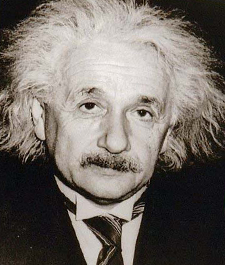
#> input picture HW2_ImageFiltering_and_HybridImages/code/1 einstein.bmp, 225 x 265 px
$ python 'Wenyan Bi_hw2.py'   (Python 2 division)   (older library calls are emulated)
#> lines starting #> are read from the running program, lines starting #| are printed output that depends on the picture
# -*- coding: utf-8 -*-
"""
Created on Thu Feb  5 15:39:14 2015

@author: Wenyan Bi
"""

import numpy as np
from scipy import ndimage
import matplotlib.pyplot as plt
from scipy import misc
from PIL import Image
import math as e

####################  filter #############################
# [56 lines left out: functions imfilter, gauss, not called in this run]


################  input image    #########################
img1=Image.open('1 einstein.bmp')
#> img1 is the input picture: PIL image 225x265 RGB; mean R, G, B 115.7, 108.7, 102.6
img2=Image.open('1 marilyn.bmp')
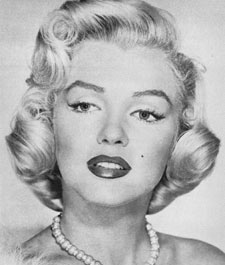
#> input picture HW2_ImageFiltering_and_HybridImages/code/1 marilyn.bmp, 225 x 265 px
#> img2 is the input picture: PIL image 225x265 RGB; min 13, max 244, mean 177.2
img3=Image.open('2 cat.bmp')
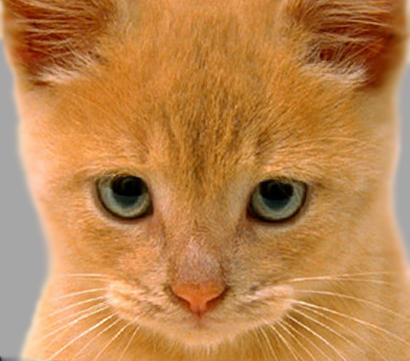
#> input picture HW2_ImageFiltering_and_HybridImages/code/2 cat.bmp, 410 x 361 px
#> img3 is the input picture: PIL image 410x361 RGB; mean R, G, B 188.3, 132.5, 77.1
img4=Image.open('2 dog.bmp')
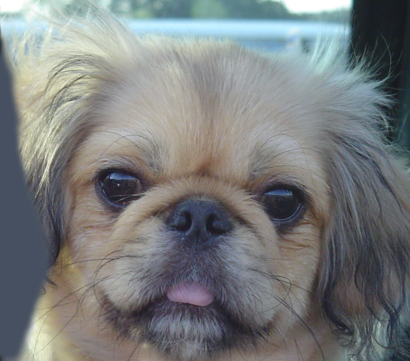
#> input picture HW2_ImageFiltering_and_HybridImages/code/2 dog.bmp, 410 x 361 px
#> img4 is the input picture: PIL image 410x361 RGB; mean R, G, B 121.2, 124.5, 125
img5=Image.open('3 plane.bmp')
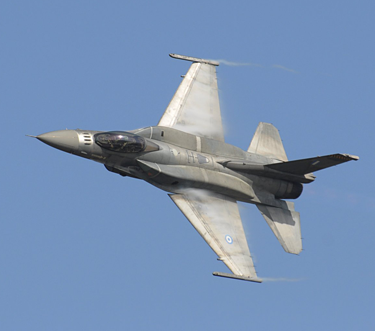
#> input picture HW2_ImageFiltering_and_HybridImages/code/3 plane.bmp, 375 x 331 px
#> img5 is the input picture: PIL image 375x331 RGB; mean R, G, B 119.8, 145, 180.2
img6=Image.open('3 bird.bmp')
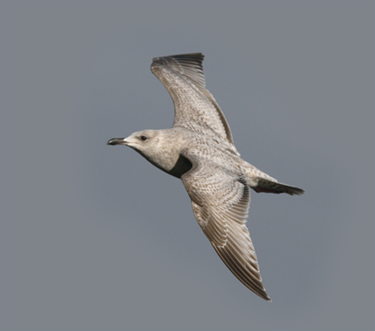
#> input picture HW2_ImageFiltering_and_HybridImages/code/3 bird.bmp, 375 x 331 px
#> img6 is the input picture: PIL image 375x331 RGB; mean R, G, B 127.7, 131.3, 136.8
#> (the run stopped early here; a loop or call above may not have finished)
